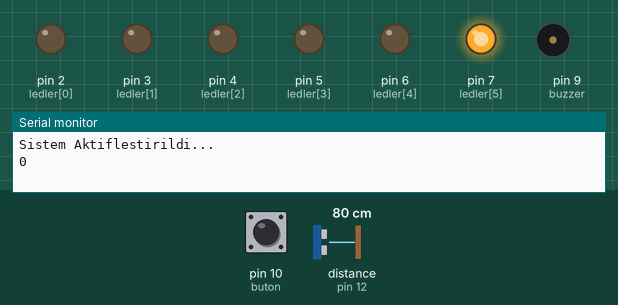
A sketch run on a simulated Arduino Uno, built with avr-gcc and run on an emulated ATmega328P. Parts: output pins drawn as LEDs (lit = HIGH), buzzer (waves = sounding, pin HIGH), the last lines printed to the serial monitor. Dashed ring = blinking. The test bench sets the inputs (shaded band); at power-on: pin 10 (buton) LOW, distance to the obstacle (sensor on pin 12) 80 cm. The echo pulse lasts 58.3 µs per cm; pins used as bus, display or sensor lines are not drawn.

Above: at 1.2 s.
1.3 s: pin 10 (buton) pulled HIGH for 0.15 s
At 4.1 s:
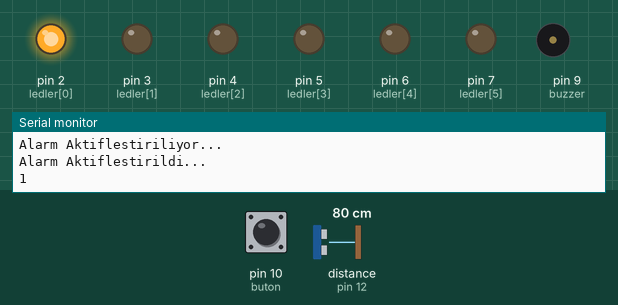
4.3 s: distance to the obstacle (sensor on pin 12) set to 22 cm
6.2 s: distance to the obstacle (sensor on pin 12) set to 19 cm
At 6.66 s:
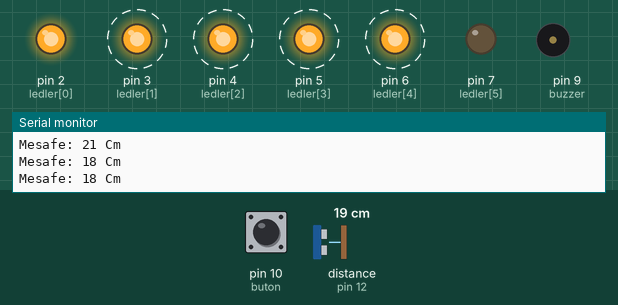
9.2 s: pin 10 (buton) pulled HIGH for 1 s
At 10.48 s:
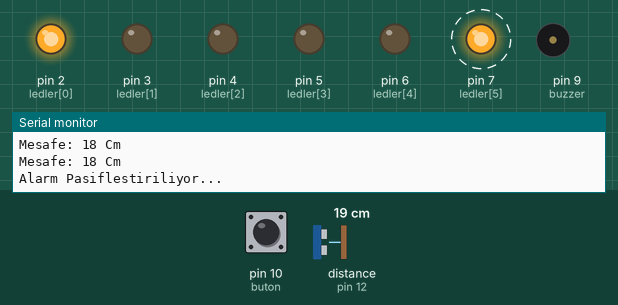
13.2 s: pin 10 (buton) pulled HIGH for 3.2 s
At 13.45 s:
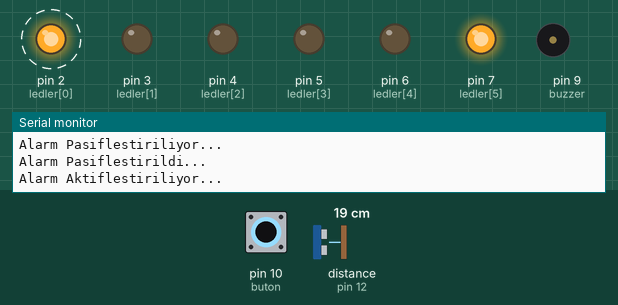
Timing chart, 0 to 18.9 s (numbered marks = the images above; inputs shaded):
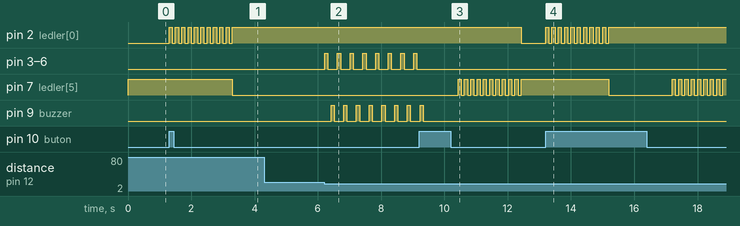

The sketch:

Alarm_System.ino
```cpp
int buzzer = 9;
int buton = 10;
int ledler[] ={2,3,4,5,6,7};
int echo_pin = 12;
int trig_pin = 11;
long mesafe;
int alarm = 0;

void setup() {
Serial.begin(9600);
Serial.println("Sistem Aktiflestirildi...");
Serial.println(alarm);
pinMode(buzzer,OUTPUT);
pinMode(trig_pin,OUTPUT);
pinMode(echo_pin,INPUT);
for (int i = 0; i<6;i++)
{
  pinMode(ledler[i],OUTPUT);
}
digitalWrite(ledler[5],HIGH);

}

void loop() {
if (alarm == 0 && digitalRead(buton))
{
  alarm_aktif();
  Serial.println(alarm);
  delay(1000);
  while (!digitalRead(buton))
  {
    mesafe = mesafeolcme();
    Serial.print("Mesafe: ");
    Serial.print(mesafe);
    Serial.println(" Cm");
    if (mesafe<20)
    {
      isikyak();
      digitalWrite(buzzer,HIGH);
      delay(100);
      digitalWrite(buzzer,LOW);
      delay(100);
    }
  }

}
else if(alarm == 1 && digitalRead(buton))
{
  delay(1000);
  alarm_pasif();
}
}

int mesafeolcme()
{
  long mesafe, sure;
  digitalWrite(trig_pin, LOW);
  delayMicroseconds(2);
  digitalWrite(trig_pin, HIGH);
  delayMicroseconds(10);
  digitalWrite(trig_pin, LOW);
  sure = pulseIn(echo_pin, HIGH);
  mesafe = (sure/2)/29.154;
  return mesafe;
}

void alarm_aktif()
{
  alarm = 1;
  Serial.println("Alarm Aktiflestiriliyor...");
  for (int i = 0; i<10;i++)
  {
    digitalWrite(ledler[0],HIGH);
    delay(100);
    digitalWrite(ledler[0],LOW);
    delay(100);
  }
  digitalWrite(ledler[0],HIGH);
  digitalWrite(ledler[5],LOW);
  Serial.println("Alarm Aktiflestirildi...");
}

void alarm_pasif()
{
  alarm = 0;
  Serial.println("Alarm Pasiflestiriliyor...");
  for (int i = 0; i<10;i++)
  {
    digitalWrite(ledler[5],HIGH);
    delay(100);
    digitalWrite(ledler[5],LOW);
    delay(100);
  }
  digitalWrite(ledler[5],HIGH);
  digitalWrite(ledler[0],LOW);
  Serial.println("Alarm Pasiflestirildi...");
}

void isikyak()
{
  for (int i = 1; i<5; i++)
  {
    digitalWrite(ledler[i], HIGH);
  }
  delay(100);
  for (int i = 1; i<5; i++)
  {
    digitalWrite(ledler[i], LOW);
  }
  delay(100);
}
```

Measured:
- the behaviour switches between 21 and 20 cm on distance to the obstacle (sensor on pin 12) (found by bisection; images 1 and 2)
- after the input at 1.3 s, pin 2 (ledler[0]): alternates HIGH for 0.10 s and LOW for 0.10 s, 21 changes in all, then stays HIGH, starting at once; pin 7 (ledler[5]): HIGH → LOW after 2.0 s
- after the input at 6.2 s, pin 3 (ledler[1]), pin 4 (ledler[2]), pin 5 (ledler[3]), pin 6 (ledler[4]): alternates HIGH for 0.10 s and LOW for 0.30 s, starting at once; pin 9 (buzzer): alternates HIGH for 0.10 s and LOW for 0.30 s, starting after 0.22 s
- after the input at 9.2 s, pin 2 (ledler[0]): HIGH → LOW after 3.2 s; pin 3 (ledler[1]), pin 4 (ledler[2]), pin 5 (ledler[3]), pin 6 (ledler[4]): stops changing and stays LOW; pin 7 (ledler[5]): alternates HIGH for 0.10 s and LOW for 0.10 s, 21 changes in all, then stays HIGH, starting after 1.2 s; pin 9 (buzzer): goes on until 9.3 s, then stays LOW
- after the input at 13.2 s, pin 2 (ledler[0]): alternates HIGH for 0.10 s and LOW for 0.10 s, 21 changes in all, then stays HIGH, starting at once; pin 7 (ledler[5]): HIGH → LOW after 2.0 s, then repeats every 0.20 s: HIGH 0.10 s, LOW 0.10 s
